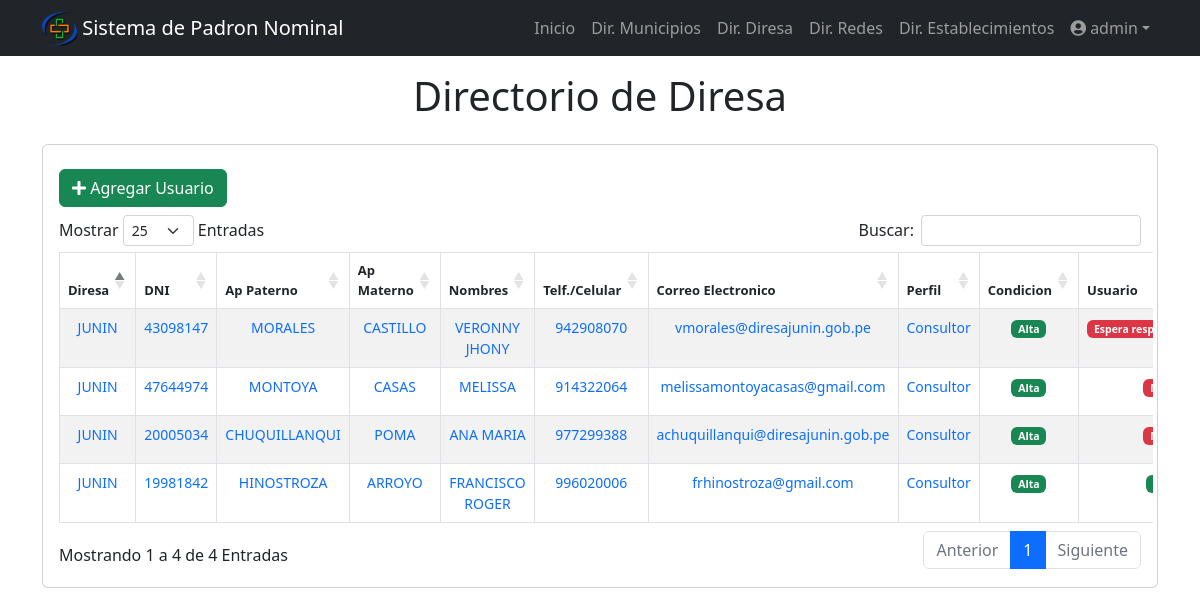
/directorio_salud/ (signed in), run on the app's committed database.
### filiacion/models.py (models this page shows, shortened)
class Directorio(models.Model):
    TIPO_USUARIO = [
                    ('diresa', 'diresa'),
                    ('red', 'red'),
                    ('microred', 'microred'),
                    ('establecimiento', 'establecimiento'),
                ]
    PERFIL = [
                ('Consultor', 'Consultor'),
                ('Registrador', 'Registrador'),
            ]
    CONDICION = [
                    ('Alta', 'Alta'),
                    ('Baja', 'Baja'),
                ]
    CUENTA_USUARIO = [
                    ('Si', 'Si'),
                    ('No', 'No'),
                    ('Espera respuesta MINSA', 'Espera respuesta MINSA'),
                ]
    diresa = models.CharField(max_length=100,null=True, blank=True)
    red = models.CharField(max_length=100,null=True, blank=True)
    microred = models.CharField(max_length=100,null=True, blank=True)
    establecimiento = models.CharField(max_length=100,null=True, blank=True)
    tipo_usuario = models.CharField(choices=TIPO_USUARIO, max_length=100, null=True, blank=True)
    documento_identidad = models.CharField(max_length=100,null=True, blank=True)
    apellido_paterno = models.CharField(max_length=100,null=True, blank=True)
    apellido_materno = models.CharField(max_length=200,null=True, blank=True)
    nombres = models.CharField(max_length=200,null=True, blank=True)
    telefono = models.CharField(max_length=200,null=True, blank=True)
    correo_electronico = models.CharField(max_length=200,null=True, blank=True)
    perfil = models.CharField(choices=PERFIL,max_length=100,null=True, blank=True)
    condicion = models.CharField(choices=CONDICION,max_length=100,null=True, blank=True)
    cuenta_usuario = models.CharField(choices=CUENTA_USUARIO,max_length=100,null=True, blank=True)
    contraseña_usuario = models.CharField(max_length=100,null=True, blank=True)
    req_formato = models.FileField(upload_to="filiacion/formato/",null=True, blank=True)
    dateTimeOfUpload_req_formato = models.DateTimeField(auto_now = True,null=True, blank=True)
    req_generales_excel = models.FileField(upload_to="filiacion/excel/",null=True, blank=True)
    dateTimeOfUpload_generales_excel = models.DateTimeField(auto_now = True,null=True, blank=True)

### filiacion/views.py (the view)
# urls.py: path('directorio_salud/', views.directorio_diresa, name='directorio_salud'),
@login_required
def directorio_diresa(request):
    directorio_diresas = Directorio.objects.all()
    context = {
                'directorio_diresas': directorio_diresas,
                }
    return render(request, 'directorio_diresa.html', context)

### filiacion/templates/directorio_diresa.html (shortened to what this page needs)
{% extends 'base.html' %}
{% block content %}
<main class="container">
    <div class="display-1 text-center py-3">
      <h1>Directorio de Diresa</h1>
    </div>
  <section class="card card-body">
    <div class="row">
      <div class="col-md-6 py-2">
        {% if user.is_authenticated %}
        <a href="/directorio/create/" class="btn btn-success"><i class="fa fa-plus"></i> Agregar Usuario</a>
        {% endif %}
      </div>
    </div>
    <div class="row">
      <div class="table-responsive">
        <table id="table_padron_diresa" class="table table-bordered table-hover table-striped">
          <thead class="text-center" style="font-size: 13px;">
            <tr>
              <th>Diresa</th>
              <th>DNI</th>
              <th>Ap Paterno</th>
              <th>Ap Materno</th>
              <th>Nombres</th>
              <th>Telf./Celular</th>
              <th>Correo Electronico</th>
              <th>Perfil</th>
              <th>Condicion</th>
              <th>Usuario</th>
            </tr>
          </thead>
          <tbody class="text-center" style="font-size: 14px;" >
              {% for directorio_diresa in directorio_diresas %}
              <tr>
                <td class="text-primary">{{ directorio_diresa.diresa }}</td>
                <td class="text-primary">{{ directorio_diresa.documento_identidad }}</td>
                <td class="text-primary">{{ directorio_diresa.apellido_paterno }}</td>
                <td class="text-primary">{{ directorio_diresa.apellido_materno }}</td>
                <td class="text-primary">{{ directorio_diresa.nombres }}</td>
                <td class="text-primary">{{ directorio_diresa.telefono }}</td>
                <td class="text-primary">{{ directorio_diresa.correo_electronico }}</td>
                <td class="text-primary">{{ directorio_diresa.perfil }}</td>
                {% if directorio_diresa.condicion == "Alta" %}
                <td>
                  <span class="badge bg-success">{{ directorio_diresa.condicion }}</span>
                </td>
                {% else %}
                <td>
                  <span class="badge bg-danger">{{ directorio_diresa.condicion }}</span>
                </td>
                {% endif %}
                {% if directorio_diresa.cuenta_usuario == "Si" %}
                <td>
                  <span class="badge bg-success">{{ directorio_diresa.cuenta_usuario }}</span>
                </td>
                {% else %}
                <td>
                  <span class="badge bg-danger">{{ directorio_diresa.cuenta_usuario }}</span>
                </td>
                {% endif %}
              </tr>
            {% endfor %}
          </tbody>
        </table>
      </div>
    </div>
  </section>
</main>
{% endblock %}

### filiacion/templates/_navbar.html (shortened to what this page needs)
{% load static %}
<nav class="navbar navbar-expand-lg navbar-dark bg-dark">
  <div class="container">
    <img src="{% static 'img/logo_2.png' %}" width="35" height="35">
    <a class="navbar-brand" href="/">&nbsp;Sistema de Padron Nominal</a>
    <div class="collapse navbar-collapse" id="navbarNav">
      <ul class="navbar-nav ms-auto">
        <li class="nav-item">
          <a href="/" class="nav-link">Inicio</a>
        </li>
          {% if perms.filiacion.view_filiacion and user.is_authenticated %}
          <li class="nav-item">
            <a href="/filiacion" class="nav-link">Dir. Municipios</a>
          </li>
          {% endif %}
          {% if perms.filiacion.view_red and user.is_authenticated %}
          <li class="nav-item">
            <a href="/directorio_salud" class="nav-link">Dir. Diresa</a>
          </li>
          {% endif %}
          {% if perms.filiacion.view_red and user.is_authenticated %}
          <li class="nav-item">
            <a href="/directorio_red" class="nav-link">Dir. Redes</a>
          </li>
          {% endif %}
          {% if perms.filiacion.view_establecimiento and user.is_authenticated %}
          <li class="nav-item">
            <a href="/directorio_establecimiento" class="nav-link">Dir. Establecimientos</a>
          </li>
          {% endif %}
          {% if user.is_authenticated %}
          <li class="nav-item dropdown">
            <a class="nav-link dropdown-toggle" href="#" data-bs-toggle="dropdown" aria-expanded="false"><i class="fa fa-user-circle"></i> {{ user.username }}</a>
          </li>
          {% else %}
          <li class="nav-item">
            <a href="/signin" class="nav-link" >Ingresar</a>
          </li>
        {% endif %}
      </ul>
    </div>
  </div>
</nav>

### data on the page
Directorio: diresa "JUNIN", documento_identidad "43098147", apellido_paterno "MORALES", apellido_materno "CASTILLO", nombres "VERONNY JHONY", telefono "942908070", correo_electronico "vmorales@diresajunin.gob.pe", perfil "Consultor", condicion "Alta", cuenta_usuario "Espera…"
Directorio: diresa "JUNIN", documento_identidad "47644974", apellido_paterno "MONTOYA", apellido_materno "CASAS", nombres "MELISSA", telefono "914322064", correo_electronico "melissamontoyacasas@gmail.com", perfil "Consultor", condicion "Alta"
Directorio: diresa "JUNIN", documento_identidad "20005034", apellido_paterno "CHUQUILLANQUI", apellido_materno "POMA", nombres "ANA MARIA", telefono "977299388", correo_electronico "achuquillanqui@diresajunin.gob.pe", perfil "Consultor", condicion "Alta"
Directorio: diresa "JUNIN", documento_identidad "19981842", apellido_paterno "HINOSTROZA", apellido_materno "ARROYO", nombres "FRANCISCO ROGER", telefono "996020006", correo_electronico "frhinostroza@gmail.com", perfil "Consultor", condicion "Alta"

### other printed values
{{ user.username }} "admin"
